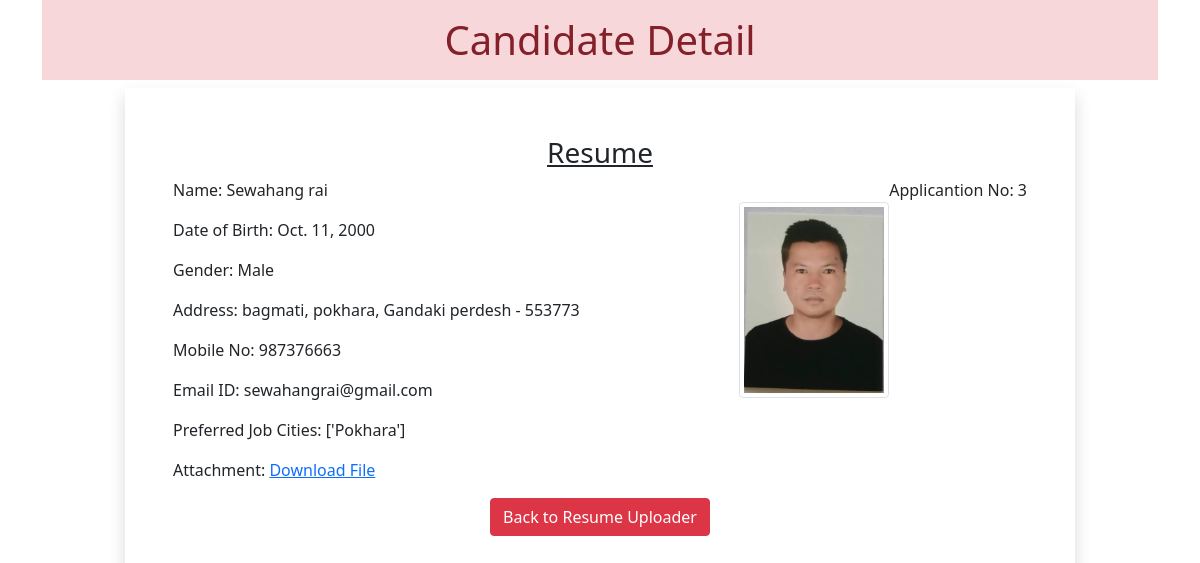
The page //3/ on the database its author committed.
### enroll/models.py (models this page shows)
class Resume(models.Model):
  name = models.CharField(max_length=100)
  dob = models.DateField(auto_now=False, auto_now_add=False)
  gender = models.CharField(max_length=100)
  locality = models.CharField(max_length=100)
  city = models.CharField(max_length=100)
  pin = models.PositiveIntegerField()
  state = models.CharField(choices=STATE_CHOICE, max_length=50)
  mobile = models.PositiveIntegerField()
  email = models.EmailField()
  job_city = models.CharField(max_length=50)
  profile_image = models.ImageField(upload_to='profileimg', blank=True)
  my_file = models.FileField(upload_to='doc', blank=True)

### enroll/views.py (the view)
# urls.py: path('/<int:pk>/', views.CandidateView.as_view(), name='candidate'),
class CandidateView(View):
 def get(self, request, pk):
  candidate = Resume.objects.get(pk=pk)
  return render(request, 'enroll/candidate.html', {'candidate':candidate})

### enroll/templates/enroll/candidate.html (shortened to what this page needs)
<!DOCTYPE html>
{% load static %}
<html lang="en">
<head>
  <link href="https://cdn.jsdelivr.net/npm/bootstrap@5.0.0-beta2/dist/css/bootstrap.min.css" rel="stylesheet">
</head>
<body>
  <div class="container">
   <h1 class="alert-danger text-center p-3">Candidate Detail</h1>
   <div class="row">
    <div class="col-sm-10 shadow p-5 offset-sm-1">
     <h3 class="text-center"><u>Resume</u></h3>
     <p class="float-end">Applicantion No: {{candidate.id}}</p>
     <img src="{{candidate.profile_image.url}}" alt="" class="img-fluid img-thumbnail float-end mt-4" width="150" height="150">
     <p>Name: {{candidate.name}}</p>
     <p>Date of Birth: {{candidate.dob}}</p>
     <p>Gender: {{candidate.gender}}</p>
     <p>Address: {{candidate.locality}}, {{candidate.city}}, {{candidate.state}} - {{candidate.pin}}</p>
     <p>Mobile No: {{candidate.mobile}}</p>
     <p>Email ID: {{candidate.email}}</p>
     <p>Preferred Job Cities: {{candidate.job_city}}</p>
     <p>Attachment: <a href="{{candidate.my_file.url}}">Download File</a></p>
    <div class="text-center">
     <a href="/home" class="btn btn-danger">Back to Resume Uploader </a>
    </div>
    </div>
   </div>
  </div>
</body>
</html>

### rows shown on the page
Resume: id "3", profile_image (picture), name "Sewahang rai", dob "Oct. 11, 2000", gender "Male", locality "bagmati", city "pokhara", state "Gandaki perdesh", pin "553773", mobile "987376663", email "sewahangrai@gmail.com", job_city "['Pokhara']"
